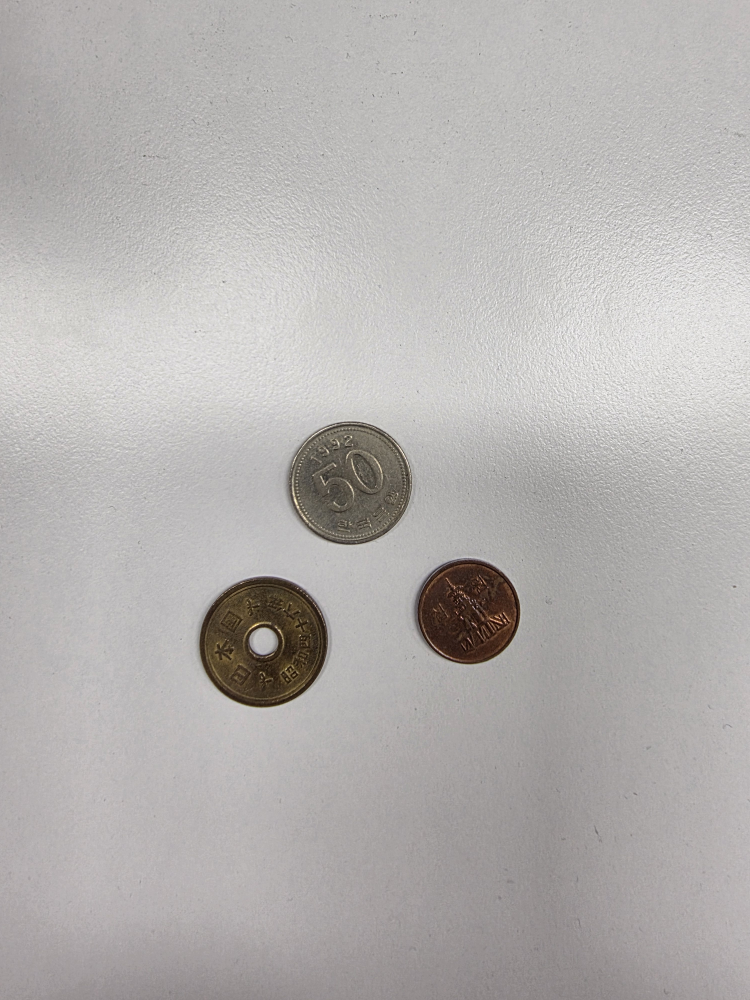
#> input picture 영상기말/coin.jpg, 3000 x 4000 px (shown at 1/4 size)
$ python t01.py
#> lines starting #> are read from the running program, lines starting #| are printed output that depends on the picture; after the words box and inside, x2 and y2 are one past the last pixel; in counts of white or black regions, pixels touching at a corner belong together
import cv2
import numpy as np
import matplotlib.pyplot as plt

plt.rcParams['font.family'] = 'Malgun Gothic'
plt.rcParams['axes.unicode_minus'] = False

# ─────────────────────────────────────────
# 1단계. 이미지 불러오기
# ─────────────────────────────────────────
img_bgr = cv2.imread("coin.jpg")
#> img_bgr is the input picture: shape (4000, 3000, 3); mean B, G, R 175.6, 177.1, 180

# ─────────────────────────────────────────
# 2단계. 업스케일 (작은 사진 대응)
# ─────────────────────────────────────────
img_bgr = cv2.resize(img_bgr, None, fx=2, fy=2, interpolation=cv2.INTER_CUBIC)

# ─────────────────────────────────────────
# 3단계. 그레이스케일 변환
# ─────────────────────────────────────────
gray = cv2.cvtColor(img_bgr, cv2.COLOR_BGR2GRAY)

# ─────────────────────────────────────────
# 4단계. 가우시안 블러
# ─────────────────────────────────────────
blur = cv2.GaussianBlur(gray, (11, 11), 0)

# ─────────────────────────────────────────
# 5단계. 이진화 (Otsu)
# ─────────────────────────────────────────
_, binary = cv2.threshold(blur, 0, 255, cv2.THRESH_BINARY_INV + cv2.THRESH_OTSU)
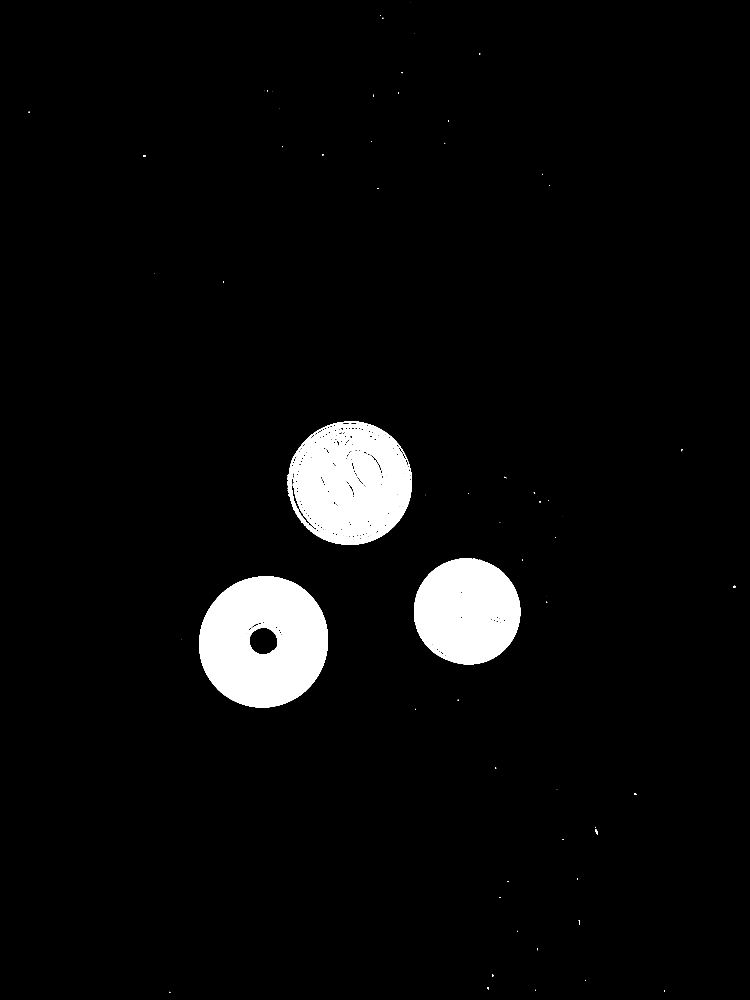
#> binary: shape (8000, 6000) (shown at 1/8 size); 4.3% white; 65 white regions (26 under 20 px), largest, box (x1, y1, x2, y2) and area: (1593, 4612, 2624, 5660) 802160, (2298, 3372, 3296, 4358) 695313, (3312, 4466, 4162, 5315) 556032

# ─────────────────────────────────────────
# 6단계. 모폴로지 연산 (잡티 제거)
# ─────────────────────────────────────────
kernel = np.ones((3, 3), np.uint8)
morph = cv2.morphologyEx(binary, cv2.MORPH_OPEN, kernel, iterations=2)
#> morph: shape (8000, 6000); 4.3% white; 21 white regions

# ─────────────────────────────────────────
# 7단계. 외곽선 검출 + 동전 판별
# ─────────────────────────────────────────
contours, hierarchy = cv2.findContours(morph, cv2.RETR_CCOMP, cv2.CHAIN_APPROX_SIMPLE)
#> contours = 453 contours, 74 with area under 20; largest, box (x1, y1, x2, y2) and area: (1593, 4612, 2624, 5660) 846590, (2299, 3373, 3295, 4358) 760134, (3313, 4466, 4162, 5315) 563446, (1995, 5020, 2224, 5239) 38488, (2334, 3738, 2573, 4261) 9938

result = img_bgr.copy()
coin_count = 0

# 이미지 크기 기준 상대적 면적 필터
img_area = img_bgr.shape[0] * img_bgr.shape[1]
#> img_area = 48000000
MIN_AREA = img_area * 0.005
#> MIN_AREA = 240000
MAX_AREA = img_area * 0.15
#> MAX_AREA = 7200000
MIN_CIRCULARITY = 0.55

for i, contour in enumerate(contours):
    if hierarchy[0][i][3] != -1:
        continue

    area = cv2.contourArea(contour)
    if area < MIN_AREA or area > MAX_AREA:
        continue

    perimeter = cv2.arcLength(contour, True)
    if perimeter == 0:
        continue

    circularity = 4 * np.pi * area / (perimeter ** 2)
    if circularity < MIN_CIRCULARITY:
        continue

    coin_count += 1

    has_hole = hierarchy[0][i][2] != -1
    kind = "(구멍)" if has_hole else ""

    cv2.drawContours(result, [contour], -1, (0, 255, 0), 3)

    M = cv2.moments(contour)
    if M["m00"] != 0:
        cx = int(M["m10"] / M["m00"])
        cy = int(M["m01"] / M["m00"])
        cv2.putText(result, str(coin_count), (cx - 15, cy + 10),
                    cv2.FONT_HERSHEY_SIMPLEX, 1.0, (0, 0, 255), 2)
        if kind:
            cv2.putText(result, kind, (cx - 30, cy + 35),
                        cv2.FONT_HERSHEY_SIMPLEX, 0.55, (255, 0, 0), 2)
#> this loop made 453 passes
#> (area, perimeter, circularity, kind, cx, cy) on pass 8: (846589.5, 3447, 0.895, '(구멍)', 2109, 5135)
#> (area, perimeter, circularity, cx, cy) on passes 89, 172: (563445.5, 3031.9, 0.77, 3737, 4891), (760134, 3859.6, 0.641, 2795, 3865)
#> after the loop, coin_count = 3

print(f"검출된 동전 개수: {coin_count}개")
#| 검출된 동전 개수: 3개

# ─────────────────────────────────────────
# 8단계. 단계별 결과 시각화
# ─────────────────────────────────────────
titles = ["원본", "그레이스케일", "가우시안 블러", "이진화 (Otsu)", "모폴로지 연산", f"결과 ({coin_count}개 검출)"]
#> titles = ['원본', '그레이스케일', '가우시안 블러', '이진화 (Otsu)', '모폴로지 연산', '결과 (3개 검출)']
images = [
    cv2.cvtColor(img_bgr, cv2.COLOR_BGR2RGB),
    gray, blur, binary, morph,
    cv2.cvtColor(result, cv2.COLOR_BGR2RGB),
]
cmaps = [None, "gray", "gray", "gray", "gray", None]

plt.figure(figsize=(15, 8))
for j in range(6):
    plt.subplot(2, 3, j + 1)
    plt.imshow(images[j], cmap=cmaps[j])
    plt.title(titles[j])
    plt.axis("off")

plt.suptitle(f"동전 개수 세기 결과: {coin_count}개", fontsize=16)
plt.tight_layout()
plt.savefig("result.png", dpi=150)
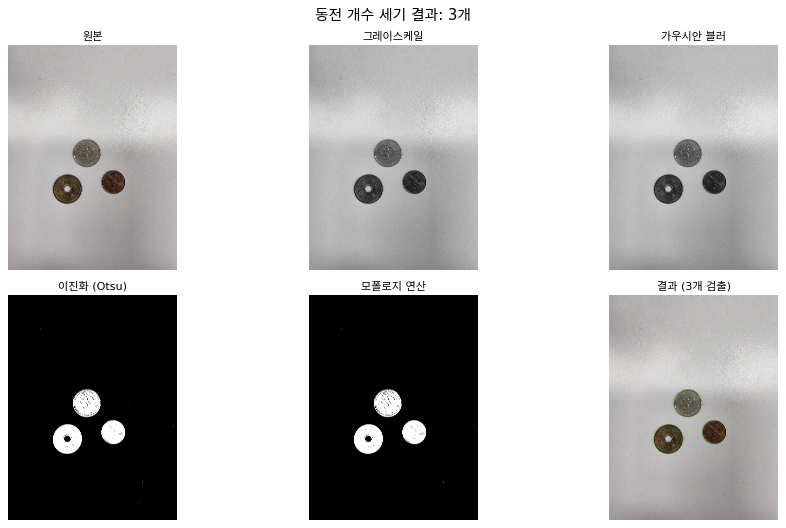
#> figure drawn by matplotlib, 6 panels
plt.show()
